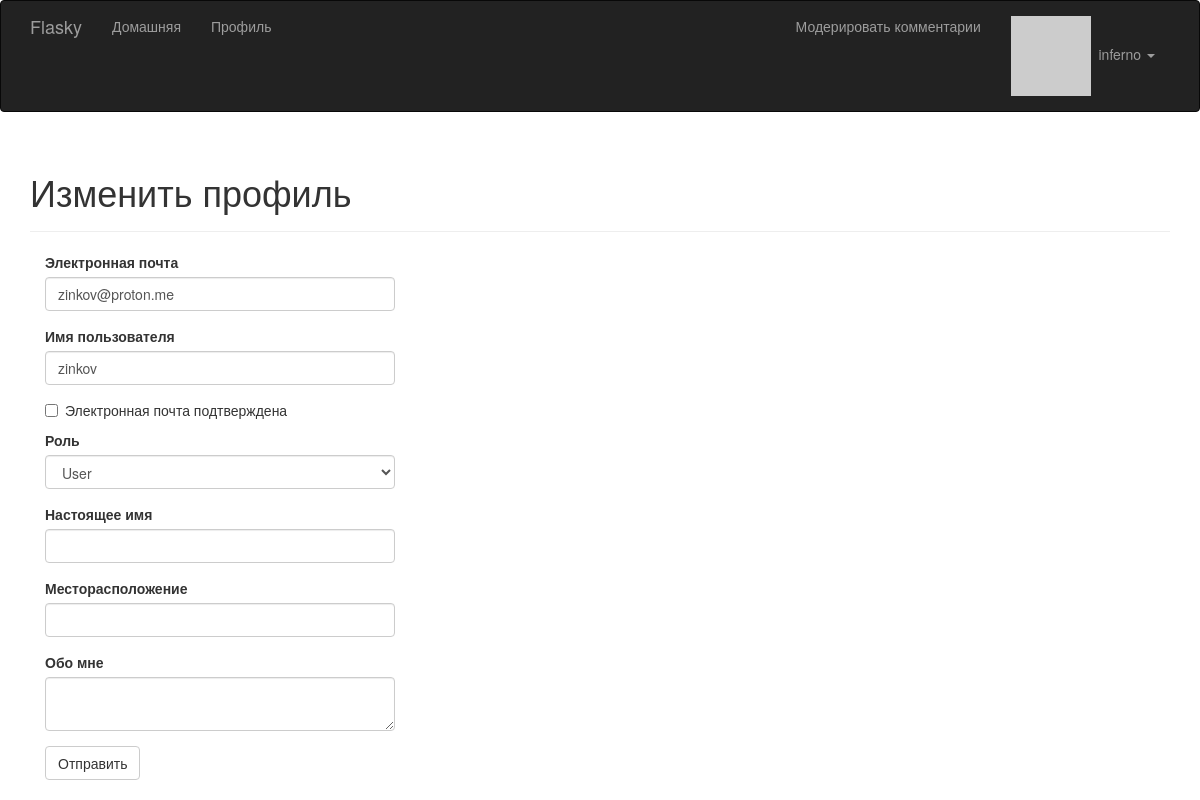
The app's page /edit-profile/116 (signed in), older data.
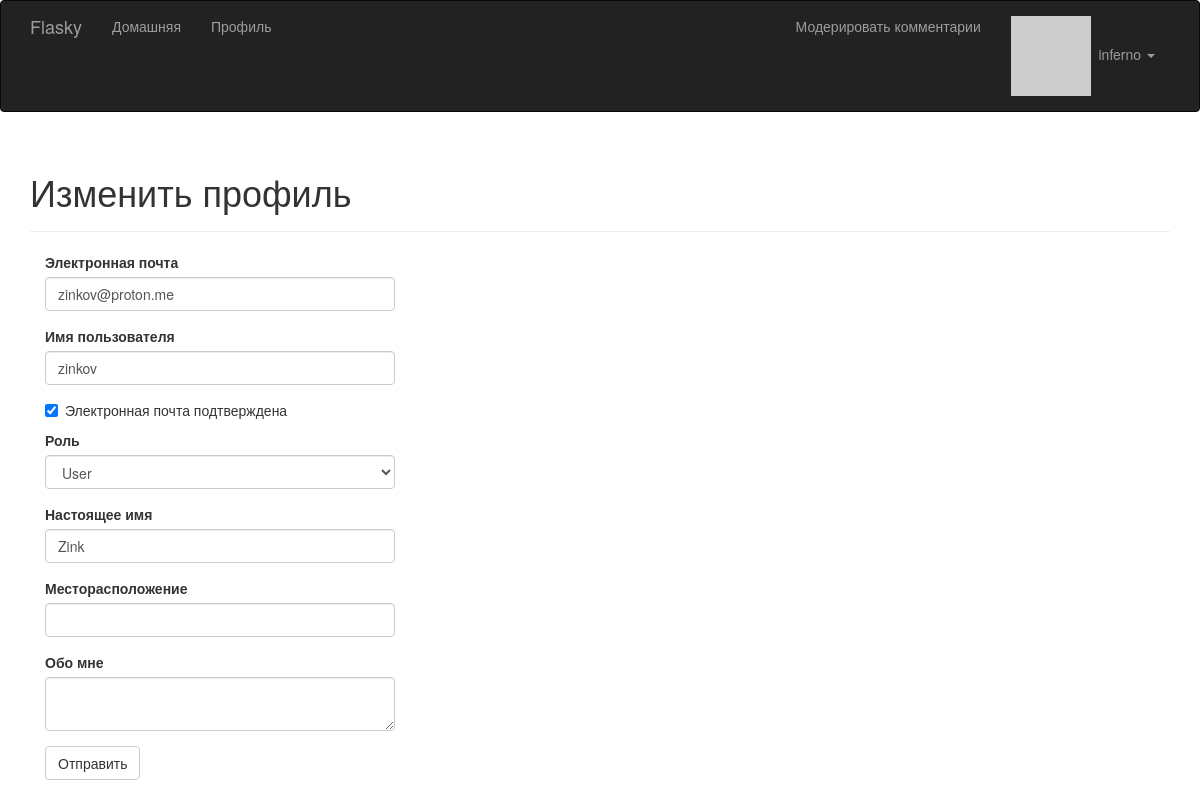
The same page, newer data.
### app/models.py (models this page shows, shortened)
class User(UserMixin, db.Model):
    __tablename__ = 'users'
    id = db.Column(db.Integer, primary_key=True)
    email = db.Column(db.String(64), unique=True, index=True)
    username = db.Column(db.String(64), unique=True, index=True)
    password_hash = db.Column(db.String(128))
    role_id = db.Column(db.Integer, db.ForeignKey('roles.id'))
    confirmed = db.Column(db.Boolean, default=False)
    name = db.Column(db.String(64))
    location = db.Column(db.String(64))
    about_me = db.Column(db.Text())
    member_since = db.Column(db.DateTime(), default=datetime.utcnow)
    last_seen = db.Column(db.DateTime(), default=datetime.utcnow)
    avatar_hash = db.Column(db.String(32))
    posts = db.relationship('Post', backref='author', lazy='dynamic')
    comments = db.relationship('Comment', backref='author', lazy='dynamic')
    followed = db.relationship('Follow',
                               foreign_keys=[Follow.follower_id],
                               backref=db.backref('follower', lazy='joined'),
                               lazy='dynamic',
                               cascade='all, delete-orphan')
    followers = db.relationship('Follow',
                                foreign_keys=[Follow.followed_id],
                                backref=db.backref('followed', lazy='joined'),
                                lazy='dynamic',
                                cascade='all, delete-orphan')
    @property
    def password(self):
        raise AttributeError('password is not a readable attribute')
    def can(self, perm):
        return self.role is not None and self.role.has_permission(perm)
    def ping(self):
        self.last_seen = datetime.utcnow()
        db.session.add(self)
        db.session.commit()
    def gravatar(self, size=100, default='identicon', rating='g'):
        if request.is_secure:
            url = 'https://secure.gravatar.com/avatar'
        else:
            url = 'http://secure.gravatar.com/avatar'
        hash = hashlib.md5(self.email.lower().encode('utf-8')).hexdigest()
        return f'{url}/{hash}?s={size}&d={default}&r={rating}'

### app/main/views.py (the view, shortened to what this page needs)
@main.route('/edit-profile/<int:id>', methods=['GET', 'POST'])
@login_required
@admin_required
def edit_profile_admin(id):
    user = User.query.get_or_404(id)
    form = EditProfileAdminForm(user=user)
    form.email.data = user.email
    form.username.data = user.username
    form.confirmed.data = user.confirmed
    form.role.data = user.role_id
    form.name.data = user.name
    form.location.data = user.location
    form.about_me.data = user.about_me
    return render_template('edit_profile.html', form=form, user=user)

### app/main/forms.py (shortened to what this page needs)
class EditProfileAdminForm(FlaskForm):
    email = StringField('Электронная почта', validators=[DataRequired(), Length(1, 64),
                                             Email()])
    username = StringField('Имя пользователя', validators=[
        DataRequired(), Length(1, 64),
        Regexp('^[A-Za-z][A-Za-z0-9_.]*$', 0,
               'Имя пользователя должно состоять из букв, чисел, точек или нижних подчёркиваний')
    ])
    confirmed = BooleanField('Электронная почта подтверждена')
    role = SelectField('Роль', coerce=int)
    name = StringField('Настоящее имя', validators=[Length(0, 64)])
    location = StringField('Месторасположение', validators=[Length(0, 64)])
    about_me = TextAreaField('Обо мне')
    submit = SubmitField('Отправить')
    def __init__(self, user, *args, **kwargs):
        super(EditProfileAdminForm, self).__init__(*args, **kwargs)
        self.role.choices = [(role.id, role.name)
                             for role in Role.query.order_by(Role.name).all()]
        self.user = user

### app/main/__init__.py (called while the page is built)
@main.app_context_processor
def inject_permissions():
    return dict(Permission=Permission)

### app/templates/edit_profile.html (shortened to what this page needs)
{% extends "base.html" %}
{% import "bootstrap/wtf.html" as wtf %}
{% block page_content %}
<div class="page-header">
    <h1>Изменить профиль</h1>
</div>
<div class="col-md-4">
    {{ wtf.quick_form(form) }}
</div>
{% endblock %}

Row changes from the older to the newer data that the page shows:
changed User "zinkov@proton.me": confirmed "☐" → "☑"; name (not shown) → "Zink"
